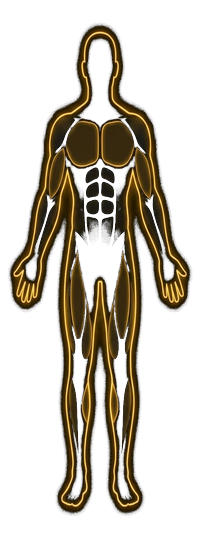
#> input picture src/assets/clean_red_silhouette.png, 200 x 550 px, found by its file name
$ python inspect_arms.py
#> lines starting #> are read from the running program, lines starting #| are printed output that depends on the picture
from PIL import Image
import numpy as np

img = Image.open(r"D:\Projects\hypertrophy-tracker\src\assets\clean_red_silhouette.png").convert("RGBA")
#> img is the input picture: PIL image 200x550 RGBA; mean R, G, B, A 24.2, 17.8, 6, 75.5
data = np.array(img)
alpha = data[:, :, 3]
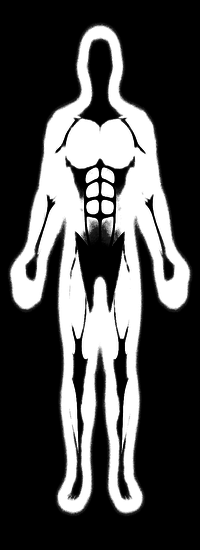
#> alpha: shape (550, 200); min 0, max 255, mean 75.5
r = data[:, :, 0]
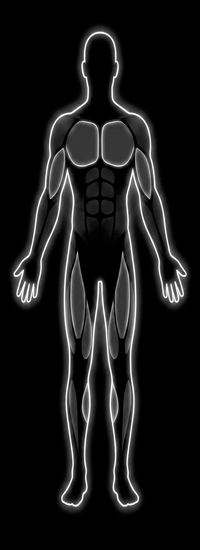
#> r: shape (550, 200); min 0, max 255, mean 24.2
g = data[:, :, 1]
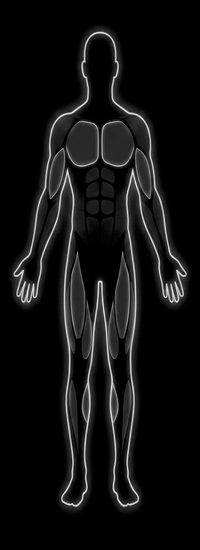
#> g: shape (550, 200); min 0, max 242, mean 17.8
b = data[:, :, 2]
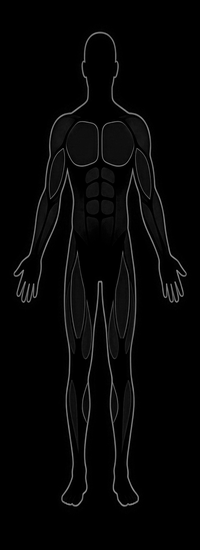
#> b: shape (550, 200); min 0, max 151, mean 6

# Let's inspect arm slices from Y=180 to Y=300:
# Left arm is on the left side of canvas (X from 0 to 100)
# Right arm is on the right side of canvas (X from 160 to 260)

print("Scanning left and right arms along Y:")
for y in range(180, 310, 5):
    # Left arm
    row_left = np.where(alpha[y, :100] > 25)[0]
    left_span = f"x1={row_left[0]:2}, x2={row_left[-1]:2}, w={row_left[-1]-row_left[0]:2}, mid={(row_left[0]+row_left[-1])//2:2}" if len(row_left) > 0 else "None"

    # Right arm
    row_right = np.where(alpha[y, 160:] > 25)[0]
    right_span = f"x1={row_right[0]+160:3}, x2={row_right[-1]+160:3}, w={row_right[-1]-row_right[0]:2}, mid={(row_right[0]+row_right[-1]+320)//2:3}" if len(row_right) > 0 else "None"

    print(f"Y={y:3} | Left Arm: {left_span:25} | Right Arm: {right_span}")
#> this loop made 26 passes
#> (left_span, row_right, right_span) on passes 1 to 6: ('x1=38, x2=92, w=54, mid=65', [0, 1], 'x1=160, x2=161, w= 1, mid=160'), ('x1=38, x2=98, w=60, mid=68', [0, 1, 2], 'x1=160, x2=162, w= 2, mid=161'), ('x1=36, x2=98, w=62, mid=67', [0, 1, 2, 3], 'x1=160, x2=163, w= 3, mid=161'), ('x1=34, x2=97, w=63, mid=65', [0, 1, 2, 3, 4, 5, 6], 'x1=160, x2=166, w= 6, mid=163'), ('x1=33, x2=97, w=64, mid=65', [0, 1, 2, 3, 4, 5, 6, 7], 'x1=160, x2=167, w= 7, mid=163'), ('x1=31, x2=98, w=67, mid=64', [0, 1, 2, 3, 4, 5, 6, 7], 'x1=160, x2=167, w= 7, mid=163')
#> (left_span, right_span) on passes 15 to 20: ('x1=21, x2=77, w=56, mid=49', 'x1=160, x2=178, w=18, mid=169'), ('x1=17, x2=78, w=61, mid=47', 'x1=160, x2=182, w=22, mid=171'), ('x1=14, x2=79, w=65, mid=46', 'x1=160, x2=186, w=26, mid=173'), ('x1=11, x2=80, w=69, mid=45', 'x1=160, x2=188, w=28, mid=174'), ('x1= 9, x2=81, w=72, mid=45', 'x1=160, x2=190, w=30, mid=175'), ('x1= 9, x2=99, w=90, mid=54', 'x1=160, x2=191, w=31, mid=175')
#| Y=180 | Left Arm: x1=38, x2=92, w=54, mid=65 | Right Arm: x1=160, x2=161, w= 1, mid=160
#| Y=185 | Left Arm: x1=38, x2=98, w=60, mid=68 | Right Arm: x1=160, x2=162, w= 2, mid=161
#| Y=190 | Left Arm: x1=36, x2=98, w=62, mid=67 | Right Arm: x1=160, x2=163, w= 3, mid=161
#| Y=195 | Left Arm: x1=34, x2=97, w=63, mid=65 | Right Arm: x1=160, x2=166, w= 6, mid=163
#| Y=200 | Left Arm: x1=33, x2=97, w=64, mid=65 | Right Arm: x1=160, x2=167, w= 7, mid=163
#| Y=205 | Left Arm: x1=31, x2=98, w=67, mid=64 | Right Arm: x1=160, x2=167, w= 7, mid=163
#| Y=210 | Left Arm: x1=30, x2=98, w=68, mid=64 | Right Arm: x1=160, x2=169, w= 9, mid=164
#| Y=215 | Left Arm: x1=30, x2=84, w=54, mid=57 | Right Arm: x1=160, x2=170, w=10, mid=165
#> (further printed lines are left out)

$ run again, with src/assets/human_silhouette.png copied over src/assets/clean_red_silhouette.png
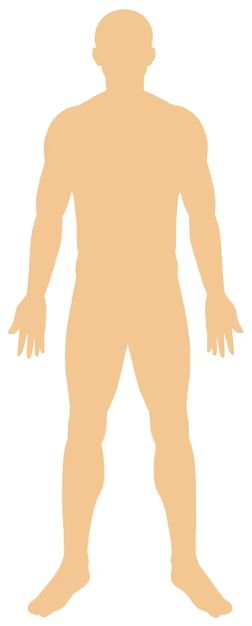
#> input picture src/assets/human_silhouette.png, 252 x 626 px, found by its file name
#> img is the input picture: PIL image 252x626 RGBA; mean R, G, B, A 249.9, 231.5, 210, 255
#> alpha: shape (626, 252); every value is 255
#> `g = data[:, :, 1]`:
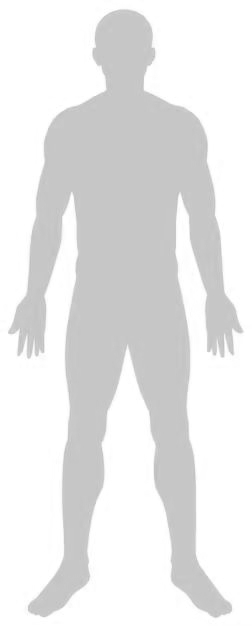
#> g: shape (626, 252); min 184, max 255, mean 231.5
#> `b = data[:, :, 2]`:
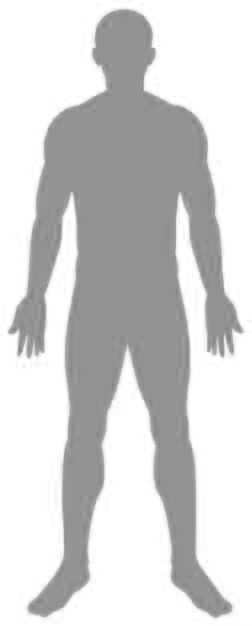
#> b: shape (626, 252); min 127, max 255, mean 210
#> the loop `for y in range(180, 310, 5):` made 26 passes
#| Y=180 | Left Arm: x1= 0, x2=99, w=99, mid=49 | Right Arm: x1=160, x2=251, w=91, mid=205
#| Y=185 | Left Arm: x1= 0, x2=99, w=99, mid=49 | Right Arm: x1=160, x2=251, w=91, mid=205
#| Y=190 | Left Arm: x1= 0, x2=99, w=99, mid=49 | Right Arm: x1=160, x2=251, w=91, mid=205
#| Y=195 | Left Arm: x1= 0, x2=99, w=99, mid=49 | Right Arm: x1=160, x2=251, w=91, mid=205
#| Y=200 | Left Arm: x1= 0, x2=99, w=99, mid=49 | Right Arm: x1=160, x2=251, w=91, mid=205
#> (further printed lines are left out)

$ run again, with src/assets/reference_with_lines.png copied over src/assets/clean_red_silhouette.png
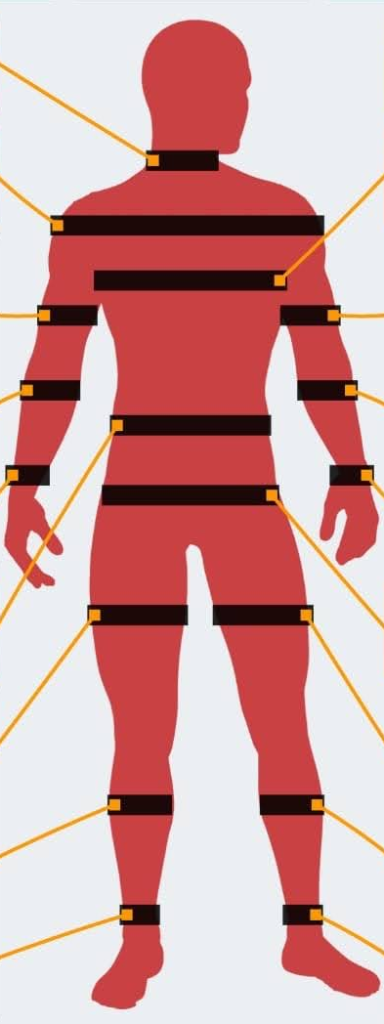
#> input picture src/assets/reference_with_lines.png, 384 x 1024 px, found by its file name
#> img is the input picture: PIL image 384x1024 RGBA; mean R, G, B, A 207.1, 157.6, 157.9, 255
#> alpha: shape (1024, 384); every value is 255
#> `r = data[:, :, 0]`:
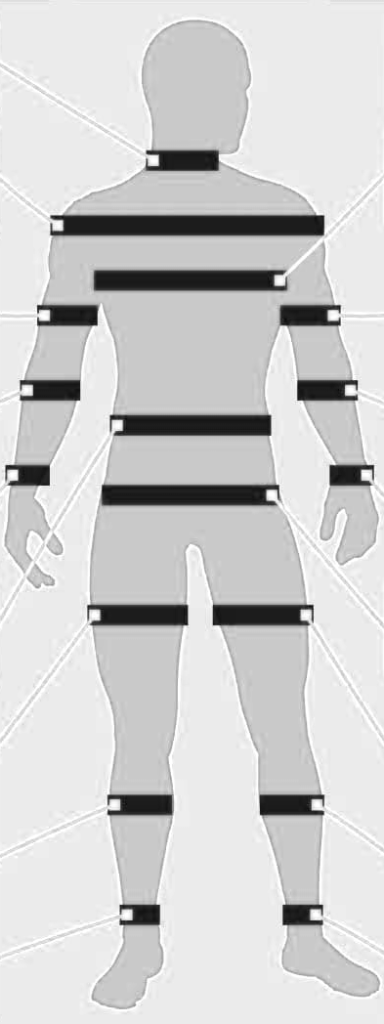
#> r: shape (1024, 384); min 11, max 255, mean 207.1
#> `b = data[:, :, 2]`:
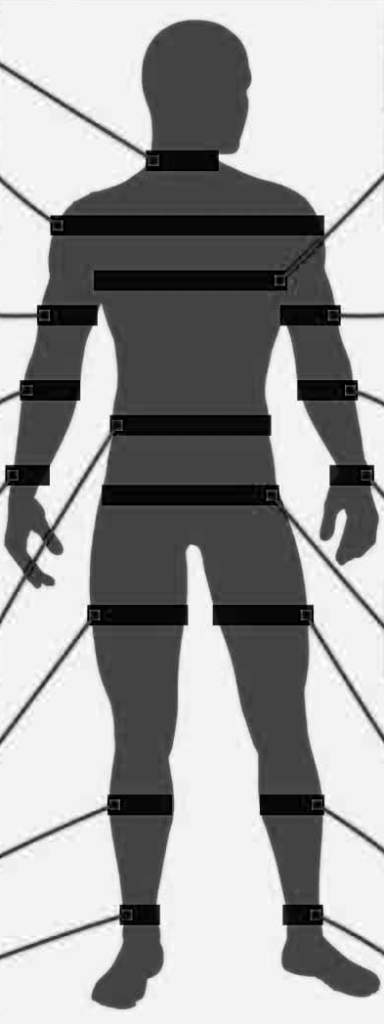
#> b: shape (1024, 384); min 0, max 255, mean 157.9
#> the loop `for y in range(180, 310, 5):` made 26 passes
#| Y=180 | Left Arm: x1= 0, x2=99, w=99, mid=49 | Right Arm: x1=160, x2=383, w=223, mid=271
#| Y=185 | Left Arm: x1= 0, x2=99, w=99, mid=49 | Right Arm: x1=160, x2=383, w=223, mid=271
#| Y=190 | Left Arm: x1= 0, x2=99, w=99, mid=49 | Right Arm: x1=160, x2=383, w=223, mid=271
#| Y=195 | Left Arm: x1= 0, x2=99, w=99, mid=49 | Right Arm: x1=160, x2=383, w=223, mid=271
#| Y=200 | Left Arm: x1= 0, x2=99, w=99, mid=49 | Right Arm: x1=160, x2=383, w=223, mid=271
#> (further printed lines are left out)
